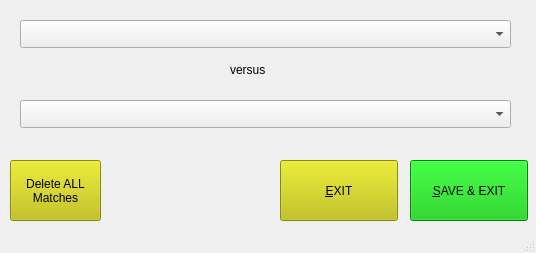
<?xml version="1.0" encoding="UTF-8"?>
<ui version="4.0">
 <class>MatchCreateWindow</class>
 <widget class="QMainWindow" name="MatchCreateWindow">
  <property name="geometry">
   <rect>
    <x>0</x>
    <y>0</y>
    <width>536</width>
    <height>253</height>
   </rect>
  </property>
  <property name="windowTitle">
   <string>MainWindow</string>
  </property>
  <widget class="QWidget" name="centralwidget">
   <widget class="QPushButton" name="pushButton_SAVE_EXIT">
    <property name="geometry">
     <rect>
      <x>410</x>
      <y>160</y>
      <width>118</width>
      <height>61</height>
     </rect>
    </property>
    <property name="palette">
     <palette>
      <active>
       <colorrole role="WindowText">
        <brush brushstyle="SolidPattern">
         <color alpha="255">
          <red>0</red>
          <green>0</green>
          <blue>0</blue>
         </color>
        </brush>
       </colorrole>
       <colorrole role="Button">
        <brush brushstyle="SolidPattern">
         <color alpha="255">
          <red>0</red>
          <green>192</green>
          <blue>0</blue>
         </color>
        </brush>
       </colorrole>
       <colorrole role="Light">
        <brush brushstyle="SolidPattern">
         <color alpha="255">
          <red>33</red>
          <green>255</green>
          <blue>33</blue>
         </color>
        </brush>
       </colorrole>
       <colorrole role="Midlight">
        <brush brushstyle="SolidPattern">
         <color alpha="255">
          <red>16</red>
          <green>223</green>
          <blue>16</blue>
         </color>
        </brush>
       </colorrole>
       <colorrole role="Dark">
        <brush brushstyle="SolidPattern">
         <color alpha="255">
          <red>0</red>
          <green>96</green>
          <blue>0</blue>
         </color>
        </brush>
       </colorrole>
       <colorrole role="Mid">
        <brush brushstyle="SolidPattern">
         <color alpha="255">
          <red>0</red>
          <green>128</green>
          <blue>0</blue>
         </color>
        </brush>
       </colorrole>
       <colorrole role="Text">
        <brush brushstyle="SolidPattern">
         <color alpha="255">
          <red>0</red>
          <green>0</green>
          <blue>0</blue>
         </color>
        </brush>
       </colorrole>
       <colorrole role="BrightText">
        <brush brushstyle="SolidPattern">
         <color alpha="255">
          <red>255</red>
          <green>255</green>
          <blue>255</blue>
         </color>
        </brush>
       </colorrole>
       <colorrole role="ButtonText">
        <brush brushstyle="SolidPattern">
         <color alpha="255">
          <red>0</red>
          <green>0</green>
          <blue>0</blue>
         </color>
        </brush>
       </colorrole>
       <colorrole role="Base">
        <brush brushstyle="SolidPattern">
         <color alpha="255">
          <red>255</red>
          <green>255</green>
          <blue>255</blue>
         </color>
        </brush>
       </colorrole>
       <colorrole role="Window">
        <brush brushstyle="SolidPattern">
         <color alpha="255">
          <red>0</red>
          <green>192</green>
          <blue>0</blue>
         </color>
        </brush>
       </colorrole>
       <colorrole role="Shadow">
        <brush brushstyle="SolidPattern">
         <color alpha="255">
          <red>0</red>
          <green>0</green>
          <blue>0</blue>
         </color>
        </brush>
       </colorrole>
       <colorrole role="AlternateBase">
        <brush brushstyle="SolidPattern">
         <color alpha="255">
          <red>127</red>
          <green>223</green>
          <blue>127</blue>
         </color>
        </brush>
       </colorrole>
       <colorrole role="ToolTipBase">
        <brush brushstyle="SolidPattern">
         <color alpha="255">
          <red>255</red>
          <green>255</green>
          <blue>220</blue>
         </color>
        </brush>
       </colorrole>
       <colorrole role="ToolTipText">
        <brush brushstyle="SolidPattern">
         <color alpha="255">
          <red>0</red>
          <green>0</green>
          <blue>0</blue>
         </color>
        </brush>
       </colorrole>
      </active>
      <inactive>
       <colorrole role="WindowText">
        <brush brushstyle="SolidPattern">
         <color alpha="255">
          <red>0</red>
          <green>0</green>
          <blue>0</blue>
         </color>
        </brush>
       </colorrole>
       <colorrole role="Button">
        <brush brushstyle="SolidPattern">
         <color alpha="255">
          <red>0</red>
          <green>192</green>
          <blue>0</blue>
         </color>
        </brush>
       </colorrole>
       <colorrole role="Light">
        <brush brushstyle="SolidPattern">
         <color alpha="255">
          <red>33</red>
          <green>255</green>
          <blue>33</blue>
         </color>
        </brush>
       </colorrole>
       <colorrole role="Midlight">
        <brush brushstyle="SolidPattern">
         <color alpha="255">
          <red>16</red>
          <green>223</green>
          <blue>16</blue>
         </color>
        </brush>
       </colorrole>
       <colorrole role="Dark">
        <brush brushstyle="SolidPattern">
         <color alpha="255">
          <red>0</red>
          <green>96</green>
          <blue>0</blue>
         </color>
        </brush>
       </colorrole>
       <colorrole role="Mid">
        <brush brushstyle="SolidPattern">
         <color alpha="255">
          <red>0</red>
          <green>128</green>
          <blue>0</blue>
         </color>
        </brush>
       </colorrole>
       <colorrole role="Text">
        <brush brushstyle="SolidPattern">
         <color alpha="255">
          <red>0</red>
          <green>0</green>
          <blue>0</blue>
         </color>
        </brush>
       </colorrole>
       <colorrole role="BrightText">
        <brush brushstyle="SolidPattern">
         <color alpha="255">
          <red>255</red>
          <green>255</green>
          <blue>255</blue>
         </color>
        </brush>
       </colorrole>
       <colorrole role="ButtonText">
        <brush brushstyle="SolidPattern">
         <color alpha="255">
          <red>0</red>
          <green>0</green>
          <blue>0</blue>
         </color>
        </brush>
       </colorrole>
       <colorrole role="Base">
        <brush brushstyle="SolidPattern">
         <color alpha="255">
          <red>255</red>
          <green>255</green>
          <blue>255</blue>
         </color>
        </brush>
       </colorrole>
       <colorrole role="Window">
        <brush brushstyle="SolidPattern">
         <color alpha="255">
          <red>0</red>
          <green>192</green>
          <blue>0</blue>
         </color>
        </brush>
       </colorrole>
       <colorrole role="Shadow">
        <brush brushstyle="SolidPattern">
         <color alpha="255">
          <red>0</red>
          <green>0</green>
          <blue>0</blue>
         </color>
        </brush>
       </colorrole>
       <colorrole role="AlternateBase">
        <brush brushstyle="SolidPattern">
         <color alpha="255">
          <red>127</red>
          <green>223</green>
          <blue>127</blue>
         </color>
        </brush>
       </colorrole>
       <colorrole role="ToolTipBase">
        <brush brushstyle="SolidPattern">
         <color alpha="255">
          <red>255</red>
          <green>255</green>
          <blue>220</blue>
         </color>
        </brush>
       </colorrole>
       <colorrole role="ToolTipText">
        <brush brushstyle="SolidPattern">
         <color alpha="255">
          <red>0</red>
          <green>0</green>
          <blue>0</blue>
         </color>
        </brush>
       </colorrole>
      </inactive>
      <disabled>
       <colorrole role="WindowText">
        <brush brushstyle="SolidPattern">
         <color alpha="255">
          <red>0</red>
          <green>96</green>
          <blue>0</blue>
         </color>
        </brush>
       </colorrole>
       <colorrole role="Button">
        <brush brushstyle="SolidPattern">
         <color alpha="255">
          <red>0</red>
          <green>192</green>
          <blue>0</blue>
         </color>
        </brush>
       </colorrole>
       <colorrole role="Light">
        <brush brushstyle="SolidPattern">
         <color alpha="255">
          <red>33</red>
          <green>255</green>
          <blue>33</blue>
         </color>
        </brush>
       </colorrole>
       <colorrole role="Midlight">
        <brush brushstyle="SolidPattern">
         <color alpha="255">
          <red>16</red>
          <green>223</green>
          <blue>16</blue>
         </color>
        </brush>
       </colorrole>
       <colorrole role="Dark">
        <brush brushstyle="SolidPattern">
         <color alpha="255">
          <red>0</red>
          <green>96</green>
          <blue>0</blue>
         </color>
        </brush>
       </colorrole>
       <colorrole role="Mid">
        <brush brushstyle="SolidPattern">
         <color alpha="255">
          <red>0</red>
          <green>128</green>
          <blue>0</blue>
         </color>
        </brush>
       </colorrole>
       <colorrole role="Text">
        <brush brushstyle="SolidPattern">
         <color alpha="255">
          <red>0</red>
          <green>96</green>
          <blue>0</blue>
         </color>
        </brush>
       </colorrole>
       <colorrole role="BrightText">
        <brush brushstyle="SolidPattern">
         <color alpha="255">
          <red>255</red>
          <green>255</green>
          <blue>255</blue>
         </color>
        </brush>
       </colorrole>
       <colorrole role="ButtonText">
        <brush brushstyle="SolidPattern">
         <color alpha="255">
          <red>0</red>
          <green>96</green>
          <blue>0</blue>
         </color>
        </brush>
       </colorrole>
       <colorrole role="Base">
        <brush brushstyle="SolidPattern">
         <color alpha="255">
          <red>0</red>
          <green>192</green>
          <blue>0</blue>
         </color>
        </brush>
       </colorrole>
       <colorrole role="Window">
        <brush brushstyle="SolidPattern">
         <color alpha="255">
          <red>0</red>
          <green>192</green>
          <blue>0</blue>
         </color>
        </brush>
       </colorrole>
       <colorrole role="Shadow">
        <brush brushstyle="SolidPattern">
         <color alpha="255">
          <red>0</red>
          <green>0</green>
          <blue>0</blue>
         </color>
        </brush>
       </colorrole>
       <colorrole role="AlternateBase">
        <brush brushstyle="SolidPattern">
         <color alpha="255">
          <red>0</red>
          <green>192</green>
          <blue>0</blue>
         </color>
        </brush>
       </colorrole>
       <colorrole role="ToolTipBase">
        <brush brushstyle="SolidPattern">
         <color alpha="255">
          <red>255</red>
          <green>255</green>
          <blue>220</blue>
         </color>
        </brush>
       </colorrole>
       <colorrole role="ToolTipText">
        <brush brushstyle="SolidPattern">
         <color alpha="255">
          <red>0</red>
          <green>0</green>
          <blue>0</blue>
         </color>
        </brush>
       </colorrole>
      </disabled>
     </palette>
    </property>
    <property name="text">
     <string>&amp;SAVE &amp;&amp; EXIT</string>
    </property>
   </widget>
   <widget class="QPushButton" name="pushButton_EXIT">
    <property name="geometry">
     <rect>
      <x>280</x>
      <y>160</y>
      <width>118</width>
      <height>61</height>
     </rect>
    </property>
    <property name="palette">
     <palette>
      <active>
       <colorrole role="WindowText">
        <brush brushstyle="SolidPattern">
         <color alpha="255">
          <red>0</red>
          <green>0</green>
          <blue>0</blue>
         </color>
        </brush>
       </colorrole>
       <colorrole role="Button">
        <brush brushstyle="SolidPattern">
         <color alpha="255">
          <red>192</red>
          <green>192</green>
          <blue>0</blue>
         </color>
        </brush>
       </colorrole>
       <colorrole role="Light">
        <brush brushstyle="SolidPattern">
         <color alpha="255">
          <red>255</red>
          <green>255</green>
          <blue>33</blue>
         </color>
        </brush>
       </colorrole>
       <colorrole role="Midlight">
        <brush brushstyle="SolidPattern">
         <color alpha="255">
          <red>223</red>
          <green>223</green>
          <blue>16</blue>
         </color>
        </brush>
       </colorrole>
       <colorrole role="Dark">
        <brush brushstyle="SolidPattern">
         <color alpha="255">
          <red>96</red>
          <green>96</green>
          <blue>0</blue>
         </color>
        </brush>
       </colorrole>
       <colorrole role="Mid">
        <brush brushstyle="SolidPattern">
         <color alpha="255">
          <red>128</red>
          <green>128</green>
          <blue>0</blue>
         </color>
        </brush>
       </colorrole>
       <colorrole role="Text">
        <brush brushstyle="SolidPattern">
         <color alpha="255">
          <red>0</red>
          <green>0</green>
          <blue>0</blue>
         </color>
        </brush>
       </colorrole>
       <colorrole role="BrightText">
        <brush brushstyle="SolidPattern">
         <color alpha="255">
          <red>255</red>
          <green>255</green>
          <blue>255</blue>
         </color>
        </brush>
       </colorrole>
       <colorrole role="ButtonText">
        <brush brushstyle="SolidPattern">
         <color alpha="255">
          <red>0</red>
          <green>0</green>
          <blue>0</blue>
         </color>
        </brush>
       </colorrole>
       <colorrole role="Base">
        <brush brushstyle="SolidPattern">
         <color alpha="255">
          <red>255</red>
          <green>255</green>
          <blue>255</blue>
         </color>
        </brush>
       </colorrole>
       <colorrole role="Window">
        <brush brushstyle="SolidPattern">
         <color alpha="255">
          <red>192</red>
          <green>192</green>
          <blue>0</blue>
         </color>
        </brush>
       </colorrole>
       <colorrole role="Shadow">
        <brush brushstyle="SolidPattern">
         <color alpha="255">
          <red>0</red>
          <green>0</green>
          <blue>0</blue>
         </color>
        </brush>
       </colorrole>
       <colorrole role="AlternateBase">
        <brush brushstyle="SolidPattern">
         <color alpha="255">
          <red>223</red>
          <green>223</green>
          <blue>127</blue>
         </color>
        </brush>
       </colorrole>
       <colorrole role="ToolTipBase">
        <brush brushstyle="SolidPattern">
         <color alpha="255">
          <red>255</red>
          <green>255</green>
          <blue>220</blue>
         </color>
        </brush>
       </colorrole>
       <colorrole role="ToolTipText">
        <brush brushstyle="SolidPattern">
         <color alpha="255">
          <red>0</red>
          <green>0</green>
          <blue>0</blue>
         </color>
        </brush>
       </colorrole>
      </active>
      <inactive>
       <colorrole role="WindowText">
        <brush brushstyle="SolidPattern">
         <color alpha="255">
          <red>0</red>
          <green>0</green>
          <blue>0</blue>
         </color>
        </brush>
       </colorrole>
       <colorrole role="Button">
        <brush brushstyle="SolidPattern">
         <color alpha="255">
          <red>192</red>
          <green>192</green>
          <blue>0</blue>
         </color>
        </brush>
       </colorrole>
       <colorrole role="Light">
        <brush brushstyle="SolidPattern">
         <color alpha="255">
          <red>255</red>
          <green>255</green>
          <blue>33</blue>
         </color>
        </brush>
       </colorrole>
       <colorrole role="Midlight">
        <brush brushstyle="SolidPattern">
         <color alpha="255">
          <red>223</red>
          <green>223</green>
          <blue>16</blue>
         </color>
        </brush>
       </colorrole>
       <colorrole role="Dark">
        <brush brushstyle="SolidPattern">
         <color alpha="255">
          <red>96</red>
          <green>96</green>
          <blue>0</blue>
         </color>
        </brush>
       </colorrole>
       <colorrole role="Mid">
        <brush brushstyle="SolidPattern">
         <color alpha="255">
          <red>128</red>
          <green>128</green>
          <blue>0</blue>
         </color>
        </brush>
       </colorrole>
       <colorrole role="Text">
        <brush brushstyle="SolidPattern">
         <color alpha="255">
          <red>0</red>
          <green>0</green>
          <blue>0</blue>
         </color>
        </brush>
       </colorrole>
       <colorrole role="BrightText">
        <brush brushstyle="SolidPattern">
         <color alpha="255">
          <red>255</red>
          <green>255</green>
          <blue>255</blue>
         </color>
        </brush>
       </colorrole>
       <colorrole role="ButtonText">
        <brush brushstyle="SolidPattern">
         <color alpha="255">
          <red>0</red>
          <green>0</green>
          <blue>0</blue>
         </color>
        </brush>
       </colorrole>
       <colorrole role="Base">
        <brush brushstyle="SolidPattern">
         <color alpha="255">
          <red>255</red>
          <green>255</green>
          <blue>255</blue>
         </color>
        </brush>
       </colorrole>
       <colorrole role="Window">
        <brush brushstyle="SolidPattern">
         <color alpha="255">
          <red>192</red>
          <green>192</green>
          <blue>0</blue>
         </color>
        </brush>
       </colorrole>
       <colorrole role="Shadow">
        <brush brushstyle="SolidPattern">
         <color alpha="255">
          <red>0</red>
          <green>0</green>
          <blue>0</blue>
         </color>
        </brush>
       </colorrole>
       <colorrole role="AlternateBase">
        <brush brushstyle="SolidPattern">
         <color alpha="255">
          <red>223</red>
          <green>223</green>
          <blue>127</blue>
         </color>
        </brush>
       </colorrole>
       <colorrole role="ToolTipBase">
        <brush brushstyle="SolidPattern">
         <color alpha="255">
          <red>255</red>
          <green>255</green>
          <blue>220</blue>
         </color>
        </brush>
       </colorrole>
       <colorrole role="ToolTipText">
        <brush brushstyle="SolidPattern">
         <color alpha="255">
          <red>0</red>
          <green>0</green>
          <blue>0</blue>
         </color>
        </brush>
       </colorrole>
      </inactive>
      <disabled>
       <colorrole role="WindowText">
        <brush brushstyle="SolidPattern">
         <color alpha="255">
          <red>96</red>
          <green>96</green>
          <blue>0</blue>
         </color>
        </brush>
       </colorrole>
       <colorrole role="Button">
        <brush brushstyle="SolidPattern">
         <color alpha="255">
          <red>192</red>
          <green>192</green>
          <blue>0</blue>
         </color>
        </brush>
       </colorrole>
       <colorrole role="Light">
        <brush brushstyle="SolidPattern">
         <color alpha="255">
          <red>255</red>
          <green>255</green>
          <blue>33</blue>
         </color>
        </brush>
       </colorrole>
       <colorrole role="Midlight">
        <brush brushstyle="SolidPattern">
         <color alpha="255">
          <red>223</red>
          <green>223</green>
          <blue>16</blue>
         </color>
        </brush>
       </colorrole>
       <colorrole role="Dark">
        <brush brushstyle="SolidPattern">
         <color alpha="255">
          <red>96</red>
          <green>96</green>
          <blue>0</blue>
         </color>
        </brush>
       </colorrole>
       <colorrole role="Mid">
        <brush brushstyle="SolidPattern">
         <color alpha="255">
          <red>128</red>
          <green>128</green>
          <blue>0</blue>
         </color>
        </brush>
       </colorrole>
       <colorrole role="Text">
        <brush brushstyle="SolidPattern">
         <color alpha="255">
          <red>96</red>
          <green>96</green>
          <blue>0</blue>
         </color>
        </brush>
       </colorrole>
       <colorrole role="BrightText">
        <brush brushstyle="SolidPattern">
         <color alpha="255">
          <red>255</red>
          <green>255</green>
          <blue>255</blue>
         </color>
        </brush>
       </colorrole>
       <colorrole role="ButtonText">
        <brush brushstyle="SolidPattern">
         <color alpha="255">
          <red>96</red>
          <green>96</green>
          <blue>0</blue>
         </color>
        </brush>
       </colorrole>
       <colorrole role="Base">
        <brush brushstyle="SolidPattern">
         <color alpha="255">
          <red>192</red>
          <green>192</green>
          <blue>0</blue>
         </color>
        </brush>
       </colorrole>
       <colorrole role="Window">
        <brush brushstyle="SolidPattern">
         <color alpha="255">
          <red>192</red>
          <green>192</green>
          <blue>0</blue>
         </color>
        </brush>
       </colorrole>
       <colorrole role="Shadow">
        <brush brushstyle="SolidPattern">
         <color alpha="255">
          <red>0</red>
          <green>0</green>
          <blue>0</blue>
         </color>
        </brush>
       </colorrole>
       <colorrole role="AlternateBase">
        <brush brushstyle="SolidPattern">
         <color alpha="255">
          <red>192</red>
          <green>192</green>
          <blue>0</blue>
         </color>
        </brush>
       </colorrole>
       <colorrole role="ToolTipBase">
        <brush brushstyle="SolidPattern">
         <color alpha="255">
          <red>255</red>
          <green>255</green>
          <blue>220</blue>
         </color>
        </brush>
       </colorrole>
       <colorrole role="ToolTipText">
        <brush brushstyle="SolidPattern">
         <color alpha="255">
          <red>0</red>
          <green>0</green>
          <blue>0</blue>
         </color>
        </brush>
       </colorrole>
      </disabled>
     </palette>
    </property>
    <property name="text">
     <string>&amp;EXIT</string>
    </property>
   </widget>
   <widget class="QPushButton" name="pushButton_DELETE_ALL_MATCHES">
    <property name="geometry">
     <rect>
      <x>10</x>
      <y>160</y>
      <width>91</width>
      <height>61</height>
     </rect>
    </property>
    <property name="palette">
     <palette>
      <active>
       <colorrole role="WindowText">
        <brush brushstyle="SolidPattern">
         <color alpha="255">
          <red>0</red>
          <green>0</green>
          <blue>0</blue>
         </color>
        </brush>
       </colorrole>
       <colorrole role="Button">
        <brush brushstyle="SolidPattern">
         <color alpha="255">
          <red>192</red>
          <green>192</green>
          <blue>0</blue>
         </color>
        </brush>
       </colorrole>
       <colorrole role="Light">
        <brush brushstyle="SolidPattern">
         <color alpha="255">
          <red>255</red>
          <green>255</green>
          <blue>33</blue>
         </color>
        </brush>
       </colorrole>
       <colorrole role="Midlight">
        <brush brushstyle="SolidPattern">
         <color alpha="255">
          <red>223</red>
          <green>223</green>
          <blue>16</blue>
         </color>
        </brush>
       </colorrole>
       <colorrole role="Dark">
        <brush brushstyle="SolidPattern">
         <color alpha="255">
          <red>96</red>
          <green>96</green>
          <blue>0</blue>
         </color>
        </brush>
       </colorrole>
       <colorrole role="Mid">
        <brush brushstyle="SolidPattern">
         <color alpha="255">
          <red>128</red>
          <green>128</green>
          <blue>0</blue>
         </color>
        </brush>
       </colorrole>
       <colorrole role="Text">
        <brush brushstyle="SolidPattern">
         <color alpha="255">
          <red>0</red>
          <green>0</green>
          <blue>0</blue>
         </color>
        </brush>
       </colorrole>
       <colorrole role="BrightText">
        <brush brushstyle="SolidPattern">
         <color alpha="255">
          <red>255</red>
          <green>255</green>
          <blue>255</blue>
         </color>
        </brush>
       </colorrole>
       <colorrole role="ButtonText">
        <brush brushstyle="SolidPattern">
         <color alpha="255">
          <red>0</red>
          <green>0</green>
          <blue>0</blue>
         </color>
        </brush>
       </colorrole>
       <colorrole role="Base">
        <brush brushstyle="SolidPattern">
         <color alpha="255">
          <red>255</red>
          <green>255</green>
          <blue>255</blue>
         </color>
        </brush>
       </colorrole>
       <colorrole role="Window">
        <brush brushstyle="SolidPattern">
         <color alpha="255">
          <red>192</red>
          <green>192</green>
          <blue>0</blue>
         </color>
        </brush>
       </colorrole>
       <colorrole role="Shadow">
        <brush brushstyle="SolidPattern">
         <color alpha="255">
          <red>0</red>
          <green>0</green>
          <blue>0</blue>
         </color>
        </brush>
       </colorrole>
       <colorrole role="AlternateBase">
        <brush brushstyle="SolidPattern">
         <color alpha="255">
          <red>223</red>
          <green>223</green>
          <blue>127</blue>
         </color>
        </brush>
       </colorrole>
       <colorrole role="ToolTipBase">
        <brush brushstyle="SolidPattern">
         <color alpha="255">
          <red>255</red>
          <green>255</green>
          <blue>220</blue>
         </color>
        </brush>
       </colorrole>
       <colorrole role="ToolTipText">
        <brush brushstyle="SolidPattern">
         <color alpha="255">
          <red>0</red>
          <green>0</green>
          <blue>0</blue>
         </color>
        </brush>
       </colorrole>
      </active>
      <inactive>
       <colorrole role="WindowText">
        <brush brushstyle="SolidPattern">
         <color alpha="255">
          <red>0</red>
          <green>0</green>
          <blue>0</blue>
         </color>
        </brush>
       </colorrole>
       <colorrole role="Button">
        <brush brushstyle="SolidPattern">
         <color alpha="255">
          <red>192</red>
          <green>192</green>
          <blue>0</blue>
         </color>
        </brush>
       </colorrole>
       <colorrole role="Light">
        <brush brushstyle="SolidPattern">
         <color alpha="255">
          <red>255</red>
          <green>255</green>
          <blue>33</blue>
         </color>
        </brush>
       </colorrole>
       <colorrole role="Midlight">
        <brush brushstyle="SolidPattern">
         <color alpha="255">
          <red>223</red>
          <green>223</green>
          <blue>16</blue>
         </color>
        </brush>
       </colorrole>
       <colorrole role="Dark">
        <brush brushstyle="SolidPattern">
         <color alpha="255">
          <red>96</red>
          <green>96</green>
          <blue>0</blue>
         </color>
        </brush>
       </colorrole>
       <colorrole role="Mid">
        <brush brushstyle="SolidPattern">
         <color alpha="255">
          <red>128</red>
          <green>128</green>
          <blue>0</blue>
         </color>
        </brush>
       </colorrole>
       <colorrole role="Text">
        <brush brushstyle="SolidPattern">
         <color alpha="255">
          <red>0</red>
          <green>0</green>
          <blue>0</blue>
         </color>
        </brush>
       </colorrole>
       <colorrole role="BrightText">
        <brush brushstyle="SolidPattern">
         <color alpha="255">
          <red>255</red>
          <green>255</green>
          <blue>255</blue>
         </color>
        </brush>
       </colorrole>
       <colorrole role="ButtonText">
        <brush brushstyle="SolidPattern">
         <color alpha="255">
          <red>0</red>
          <green>0</green>
          <blue>0</blue>
         </color>
        </brush>
       </colorrole>
       <colorrole role="Base">
        <brush brushstyle="SolidPattern">
         <color alpha="255">
          <red>255</red>
          <green>255</green>
          <blue>255</blue>
         </color>
        </brush>
       </colorrole>
       <colorrole role="Window">
        <brush brushstyle="SolidPattern">
         <color alpha="255">
          <red>192</red>
          <green>192</green>
          <blue>0</blue>
         </color>
        </brush>
       </colorrole>
       <colorrole role="Shadow">
        <brush brushstyle="SolidPattern">
         <color alpha="255">
          <red>0</red>
          <green>0</green>
          <blue>0</blue>
         </color>
        </brush>
       </colorrole>
       <colorrole role="AlternateBase">
        <brush brushstyle="SolidPattern">
         <color alpha="255">
          <red>223</red>
          <green>223</green>
          <blue>127</blue>
         </color>
        </brush>
       </colorrole>
       <colorrole role="ToolTipBase">
        <brush brushstyle="SolidPattern">
         <color alpha="255">
          <red>255</red>
          <green>255</green>
          <blue>220</blue>
         </color>
        </brush>
       </colorrole>
       <colorrole role="ToolTipText">
        <brush brushstyle="SolidPattern">
         <color alpha="255">
          <red>0</red>
          <green>0</green>
          <blue>0</blue>
         </color>
        </brush>
       </colorrole>
      </inactive>
      <disabled>
       <colorrole role="WindowText">
        <brush brushstyle="SolidPattern">
         <color alpha="255">
          <red>96</red>
          <green>96</green>
          <blue>0</blue>
         </color>
        </brush>
       </colorrole>
       <colorrole role="Button">
        <brush brushstyle="SolidPattern">
         <color alpha="255">
          <red>192</red>
          <green>192</green>
          <blue>0</blue>
         </color>
        </brush>
       </colorrole>
       <colorrole role="Light">
        <brush brushstyle="SolidPattern">
         <color alpha="255">
          <red>255</red>
          <green>255</green>
          <blue>33</blue>
         </color>
        </brush>
       </colorrole>
       <colorrole role="Midlight">
        <brush brushstyle="SolidPattern">
         <color alpha="255">
          <red>223</red>
          <green>223</green>
          <blue>16</blue>
         </color>
        </brush>
       </colorrole>
       <colorrole role="Dark">
        <brush brushstyle="SolidPattern">
         <color alpha="255">
          <red>96</red>
          <green>96</green>
          <blue>0</blue>
         </color>
        </brush>
       </colorrole>
       <colorrole role="Mid">
        <brush brushstyle="SolidPattern">
         <color alpha="255">
          <red>128</red>
          <green>128</green>
          <blue>0</blue>
         </color>
        </brush>
       </colorrole>
       <colorrole role="Text">
        <brush brushstyle="SolidPattern">
         <color alpha="255">
          <red>96</red>
          <green>96</green>
          <blue>0</blue>
         </color>
        </brush>
       </colorrole>
       <colorrole role="BrightText">
        <brush brushstyle="SolidPattern">
         <color alpha="255">
          <red>255</red>
          <green>255</green>
          <blue>255</blue>
         </color>
        </brush>
       </colorrole>
       <colorrole role="ButtonText">
        <brush brushstyle="SolidPattern">
         <color alpha="255">
          <red>96</red>
          <green>96</green>
          <blue>0</blue>
         </color>
        </brush>
       </colorrole>
       <colorrole role="Base">
        <brush brushstyle="SolidPattern">
         <color alpha="255">
          <red>192</red>
          <green>192</green>
          <blue>0</blue>
         </color>
        </brush>
       </colorrole>
       <colorrole role="Window">
        <brush brushstyle="SolidPattern">
         <color alpha="255">
          <red>192</red>
          <green>192</green>
          <blue>0</blue>
         </color>
        </brush>
       </colorrole>
       <colorrole role="Shadow">
        <brush brushstyle="SolidPattern">
         <color alpha="255">
          <red>0</red>
          <green>0</green>
          <blue>0</blue>
         </color>
        </brush>
       </colorrole>
       <colorrole role="AlternateBase">
        <brush brushstyle="SolidPattern">
         <color alpha="255">
          <red>192</red>
          <green>192</green>
          <blue>0</blue>
         </color>
        </brush>
       </colorrole>
       <colorrole role="ToolTipBase">
        <brush brushstyle="SolidPattern">
         <color alpha="255">
          <red>255</red>
          <green>255</green>
          <blue>220</blue>
         </color>
        </brush>
       </colorrole>
       <colorrole role="ToolTipText">
        <brush brushstyle="SolidPattern">
         <color alpha="255">
          <red>0</red>
          <green>0</green>
          <blue>0</blue>
         </color>
        </brush>
       </colorrole>
      </disabled>
     </palette>
    </property>
    <property name="text">
     <string>Delete ALL
Matches</string>
    </property>
   </widget>
   <widget class="QComboBox" name="comboBox_PlayerA">
    <property name="geometry">
     <rect>
      <x>20</x>
      <y>20</y>
      <width>491</width>
      <height>28</height>
     </rect>
    </property>
   </widget>
   <widget class="QComboBox" name="comboBox_PlayerB">
    <property name="geometry">
     <rect>
      <x>20</x>
      <y>100</y>
      <width>491</width>
      <height>28</height>
     </rect>
    </property>
   </widget>
   <widget class="QLabel" name="label">
    <property name="geometry">
     <rect>
      <x>230</x>
      <y>60</y>
      <width>71</width>
      <height>19</height>
     </rect>
    </property>
    <property name="text">
     <string>versus</string>
    </property>
   </widget>
  </widget>
  <widget class="QStatusBar" name="statusbar"/>
 </widget>
 <resources/>
 <connections/>
</ui>
